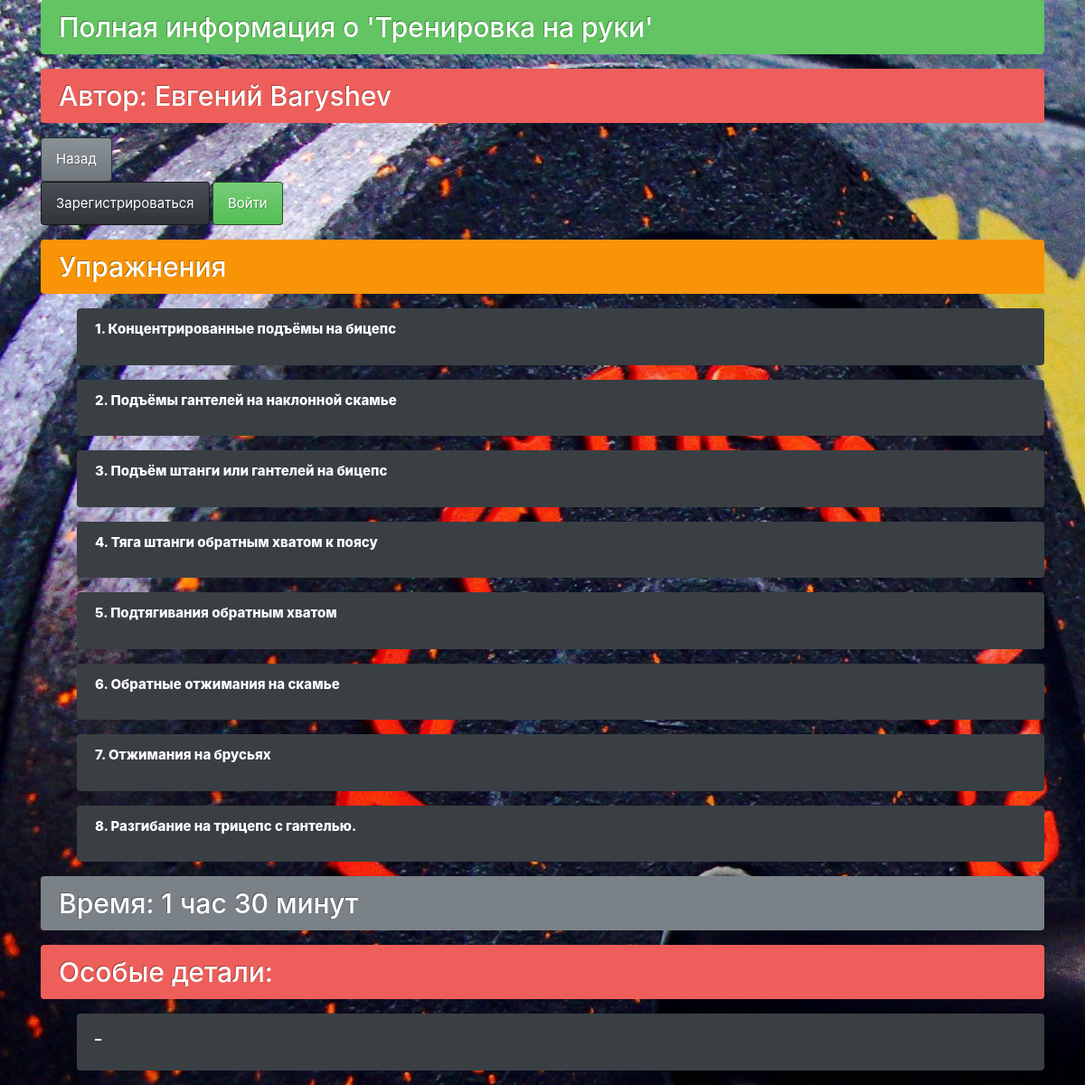
Screenshot of /show/6 with the database file from the repository.
### data1/recipes.py (models this page shows)
class Recipes(SqlAlchemyBase, SerializerMixin):
    __tablename__ = 'recipes'
    id = sqlalchemy.Column(sqlalchemy.Integer,
                           primary_key=True, autoincrement=True)
    personal_id = sqlalchemy.Column(sqlalchemy.Integer,
                                    sqlalchemy.ForeignKey("users.id"))
    name_recipe = sqlalchemy.Column(sqlalchemy.String, nullable=True)
    cooking_time = sqlalchemy.Column(sqlalchemy.String, nullable=True)
    start_date = sqlalchemy.Column(sqlalchemy.DateTime,
                                     default=datetime.datetime.now)
    end_date = sqlalchemy.Column(sqlalchemy.DateTime,
                                     default=datetime.datetime.now)
    ingredients = sqlalchemy.Column(sqlalchemy.String, nullable=True)
    about = sqlalchemy.Column(sqlalchemy.String, nullable=True)
    food = sqlalchemy.Column(sqlalchemy.String, nullable=True)
    name_photo = sqlalchemy.Column(sqlalchemy.String, nullable=True)
    category = sqlalchemy.Column(sqlalchemy.String, nullable=True)
    coeff_popular = sqlalchemy.Column(sqlalchemy.Integer, default=0)
    user = orm.relationship('User')

### data1/users.py (models this page shows, shortened)
class User(SqlAlchemyBase, UserMixin, SerializerMixin):
    __tablename__ = 'users'
    id = sqlalchemy.Column(sqlalchemy.Integer,
                           primary_key=True, autoincrement=True)
    surname = sqlalchemy.Column(sqlalchemy.String, nullable=True)
    name = sqlalchemy.Column(sqlalchemy.String, nullable=True)
    age = sqlalchemy.Column(sqlalchemy.String, nullable=True)
    birth = sqlalchemy.Column(sqlalchemy.String, nullable=True)
    email = sqlalchemy.Column(sqlalchemy.String,
                              index=True, unique=True, nullable=True)
    hashed_password = sqlalchemy.Column(sqlalchemy.String, nullable=True)
    modified_date  = sqlalchemy.Column(sqlalchemy.DateTime,
                                     default=datetime.datetime.now)
    city_from = sqlalchemy.Column(sqlalchemy.String, nullable=True)
    rec = orm.relationship("Recipes", back_populates='user')

### main.py (the view)
    @app.route('/show/<int:id>', methods=['GET', 'POST'])
    def show(id):
        db_sess = db_session.create_session()
        rec = db_sess.query(Recipes).filter(Recipes.id == id,
                                                  ).first()
        user = db_sess.query(User).filter(Recipes.id == id,
                                          Recipes.personal_id == User.id,
                                                  ).first()
        if rec:
            rec.coeff_popular = rec.coeff_popular + 1
            db_sess.commit()
            return render_template('show.html', title='Полная информация о ',
                                   cook=rec.food,
                                   time=rec.cooking_time,
                                   name=user.name,
                                   surname=user.surname,
                                   name_recipe=rec.name_recipe,
                                   ingredients=rec.ingredients)
        else:
            abort(404)
        return redirect('/')

### data1/db_session.py (called while the page is built)
def create_session() -> Session:
    global __factory
    return __factory()

### templates/show.html
{% extends "base.html" %}
{% block content %}
<h2 class="alert alert-success" role="alert">{{ title }} '{{ name_recipe }}'</h2>
<h2 class="alert alert-danger" role="alert">Автор: {{ name }} {{ surname }}</h2>
<a href="/" class="btn btn-secondary">Назад</a>
{% if current_user.is_authenticated %}
            <div class="alert alert-light" role="alert" >
              Пользователь: <a href="/logout" class="alert-link">{{ current_user.name }}</a>
            </div>
        {% else %}
            <p>
                <a class="btn btn-primary " href="/register">Зарегистрироваться</a>
                <a class="btn btn-success" href="/login">Войти</a>
            </p>
{% endif %}
<h2 class="alert alert-warning" role="alert">Упражнения</h2>
{% set ingredients_list = ingredients.split(",") %}
<ul>
    {% for val in ingredients_list %}
    <div class="alert alert-primary" role="alert">
        <p>{{ loop.index }}. {{ val }}</p>
    </div>
    {% endfor %}
</ul>
<h2 class="alert alert-secondary" role="alert">Время: {{ time }}</h2>
<h2 class="alert alert-danger" role="alert">Особые детали:</h2>
<ul>
<div class="alert alert-primary" role="alert">
  <p>{{ cook }}</p>
</div>
</ul>
{% endblock %}

### static/css/fon_web_1.css (style rules this page uses)
body { background-image: url(../img_3/fon4.jpg); background-repeat: repeat-y; }

### static/css/fon_text.css (style rules this page uses)
p { font-weight: 800; font-style: Didot; color: rgb(255, 255, 255); }

### rows the page displays
Recipes: name_recipe "Тренировка на руки", cooking_time "1 час 30 минут"
User: name "Евгений", surname "Baryshev"

### other values shown
{{ title }} "Полная информация о"
{{ val }} "Концентрированные подъёмы на бицепс" "Подъёмы гантелей на наклонной скамье" "Подъём штанги или гантелей на бицепс" "Тяга штанги обратным хватом к поясу" "Подтягивания обратным хватом" "Обратные отжимания на скамье" "Отжимания на брусьях" "Разгибание на трицепс с гантелью."
{{ cook }} "_"
